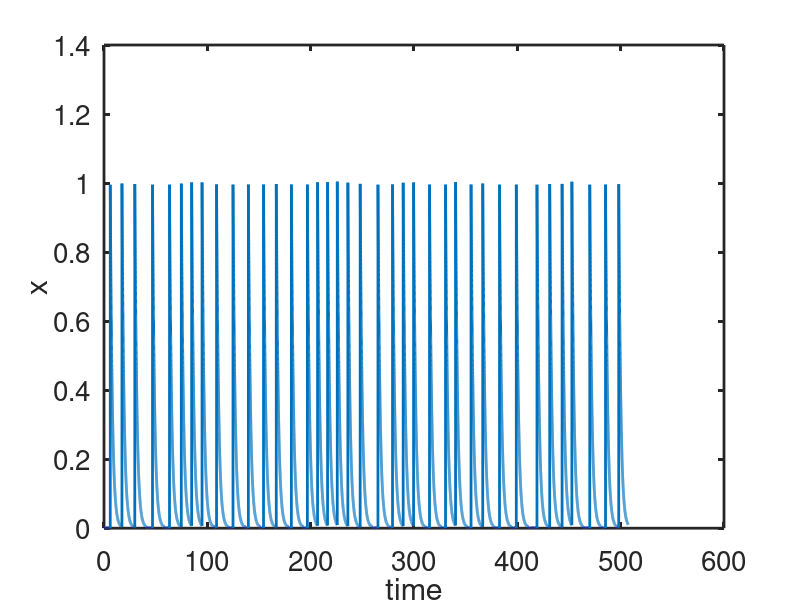
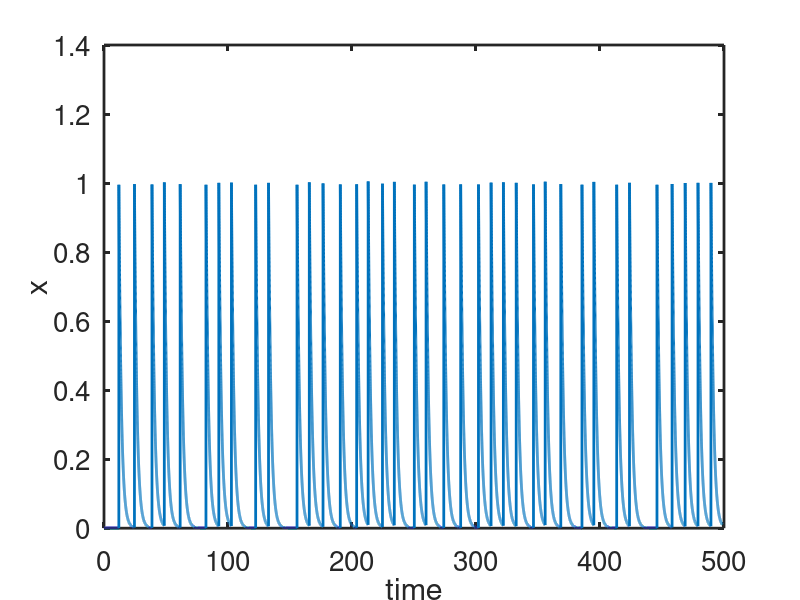
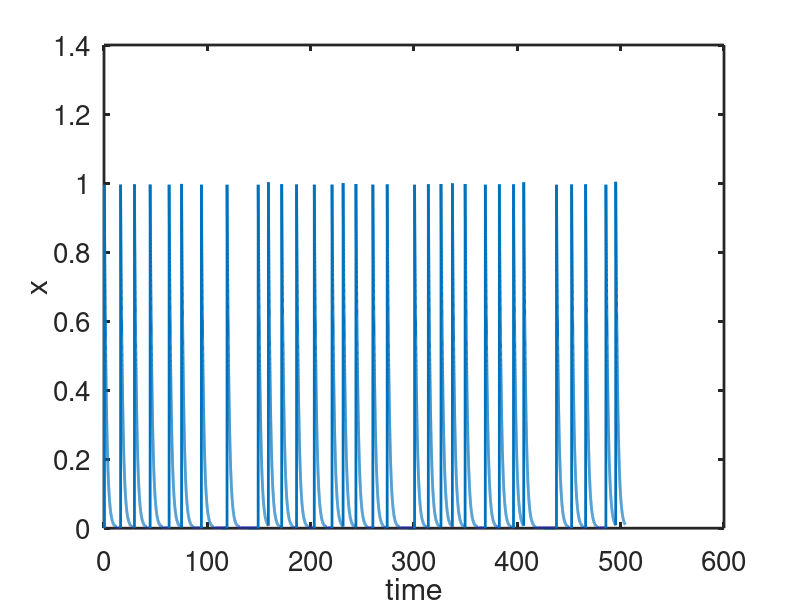
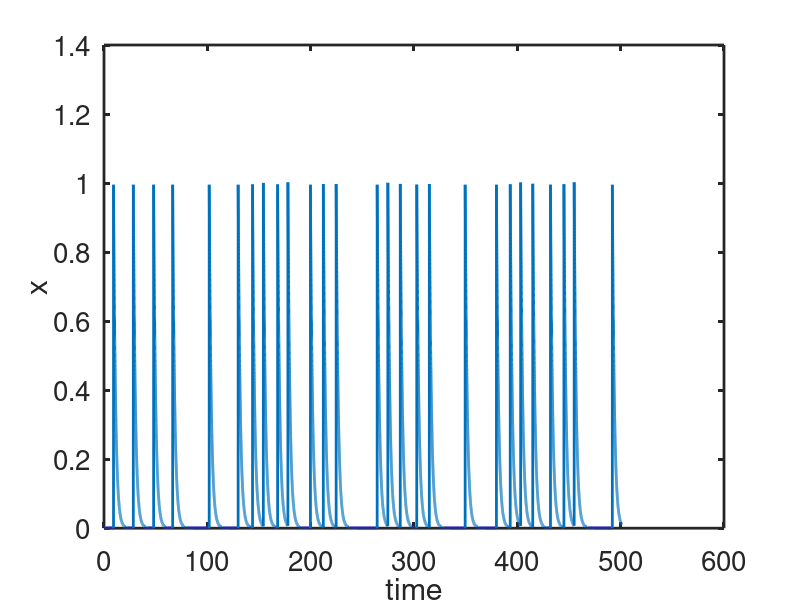

MATLAB code for these plots, in order:

%  -------------------------------------------------------------------
%
%   Compute a stochastic train of spikes in a simple model.
%
%   For Chapter 7, Section 7.10.1 of
%   Keener and Sneyd, Mathematical Physiology, 3rd Edition, Springer.
% 
%   Written by James Keener and James Sneyd.
% 
%  ------------------------------------------------------------------- 

clear all
close all
clc
set(0,                           ...
    'defaultaxesfontsize', 20,   ...
    'defaultaxeslinewidth', 2.0, ...
    'defaultlinelinewidth', 2.0);

global x0
N = 50000;
delt = 0.01;
k = 0.5;
x0 = 0.01;  % The system can be reactivated only when x<x0

nthresh = 5; %# of different runs % use 40 for a mu/sigma plot, 
% but it takes a lot of time
thresh = linspace(0.997,0.9995,nthresh); 
% for a mu/sigma plot
% thresh = linspace(0.999,0.999,nthresh);           % for a single run
 mu = zeros(nthresh,1);                              % initialization
sig = mu;                                           % initialization

for j = 1:nthresh
    threshold = thresh(j);
    In = rand(N,1);
    init = 0;  % first starting point
    x1=0;
   
    Tkeep = [0];
    i = 0;
T = [0];
tend = T(end);
Xkeep = [0];

    while i<N
        % find the next spike time
        nn = find(In(i+1:end)>threshold);
        if(~isempty(nn))
        ndx = min(nn);  % this is how many time steps to take
newt = [1:ndx]*delt;

% integrate the de until the next spike time:
 % tspan = [0 newt];
        %[dT,X] = ode15s(@(t,x)rhs(t,x,k),tspan,x1);
Xkeep  = [Xkeep x1*exp(-k*newt)]; %no need to integrate when the analytical solution is known
T = [T tend+newt];
tend = T(end);
Tkeep = [Tkeep tend];
x1=Xkeep(end)+1;  % add the jump
 %here we are using that decay is exponential.  For a more complicated de,
 %numerical integration is required
 % integrate the de until threshold x0 is reached
 %tspan = [0:delt:100]; % we only use a fraction of these times
  %[dT,X] = ode15s(@(t,x)rhs(t,x,k),tspan,x1, options);

 dt=-log(x0/x1)/k; %time to get back to recovery, since the analytical solution is known
 
 ndt = fix(dt/delt); % number of time step to get back to recovery
 newt = [1:ndt]*delt;
 Xkeep = [Xkeep x1*exp(-k*newt)];
 T = [T tend+newt];
 tend = T(end); % x will be below threshold on the next time step
 i = length(T);
 x1 = Xkeep(end);  % this is the starting value for the next integration
        else
            i=N;
        end
    end
 
   
    figure(j)
    plot(T,Xkeep)
    xlabel('time')
    ylabel('x')
    ISI = Tkeep(2:end) - Tkeep(1:end-1);            % the interspike intervals
    mu(j) = mean(ISI);
    sig(j) = std(ISI);
end

figure(10)
plot(mu,sig,'o')
hold on

% Add the linear fit to the plot
p = polyfit(mu,sig,1)
xp = linspace(9,35,100);
plot(xp,polyval(p,xp));
xlabel('\mu')
ylabel('\sigma')

%% ode equations

function out = rhs(t,x,k)
out = -k*x;
end 

%%%%%%%%%%%%%%%%%%%%%%%%%%%%%%%%%%%%%%%%%
function [f,direction, isterminal] = event(t,x)

global x0
direction = 1;
f = x-x0;
isterminal = 1;
end
